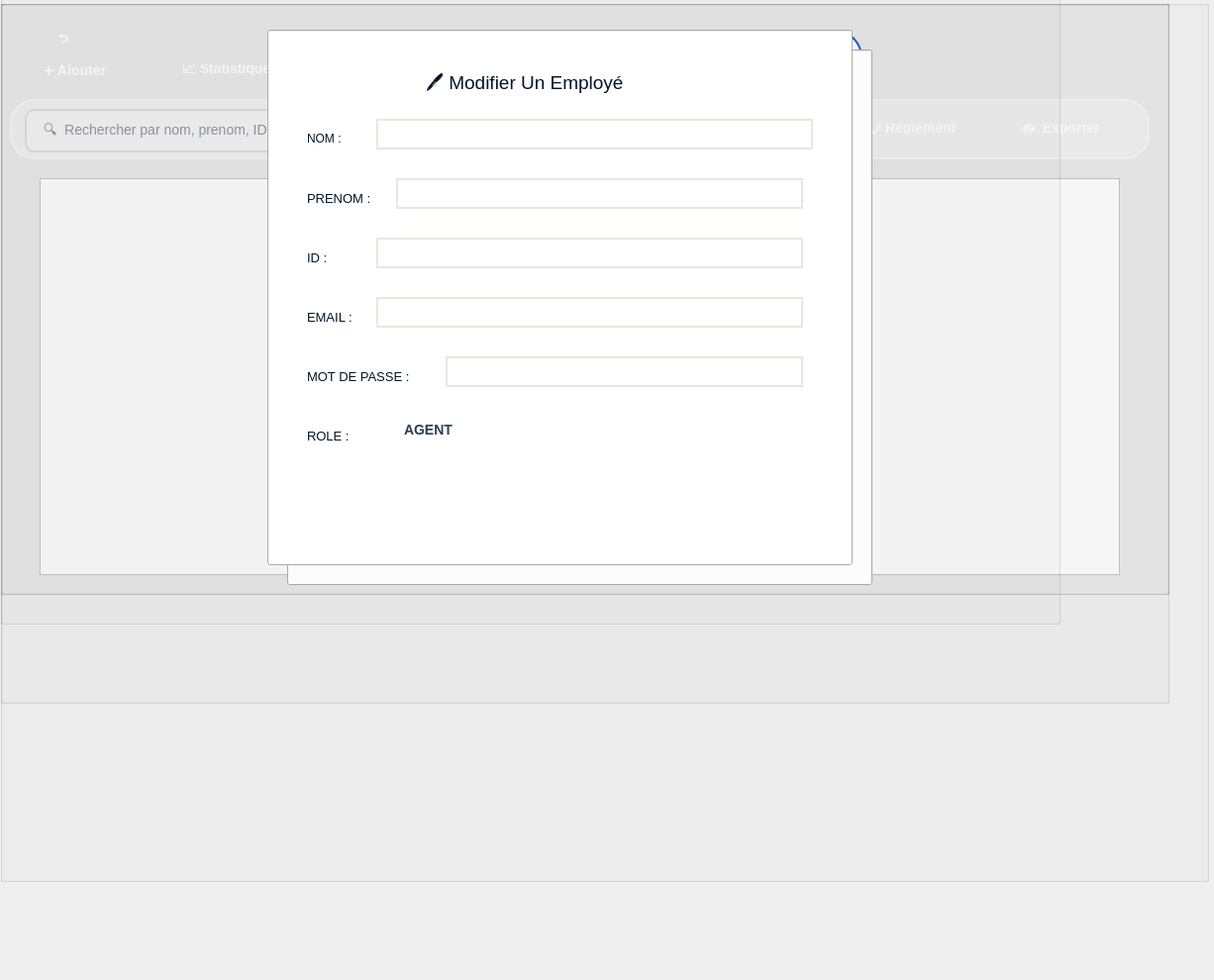
<?xml version="1.0" encoding="UTF-8"?>
<ui version="4.0">
 <class>EmployesPage</class>
 <widget class="QWidget" name="EmployesPage">
  <property name="geometry">
   <rect>
    <x>0</x>
    <y>0</y>
    <width>1226</width>
    <height>990</height>
   </rect>
  </property>
  <property name="styleSheet">
   <string notr="true"/>
  </property>
  <widget class="QGroupBox" name="employee">
   <property name="geometry">
    <rect>
     <x>0</x>
     <y>0</y>
     <width>1181</width>
     <height>711</height>
    </rect>
   </property>
   <property name="title">
    <string/>
   </property>
   <widget class="QTableView" name="tableView">
    <property name="geometry">
     <rect>
      <x>40</x>
      <y>180</y>
      <width>1091</width>
      <height>401</height>
     </rect>
    </property>
    <property name="styleSheet">
     <string notr="true">    background-color: white;
  color :black;</string>
    </property>
   </widget>
   <widget class="QPushButton" name="ajouter">
    <property name="geometry">
     <rect>
      <x>10</x>
      <y>50</y>
      <width>131</width>
      <height>41</height>
     </rect>
    </property>
    <property name="styleSheet">
     <string notr="true">QPushButton {
    background: qlineargradient(
        x1:0, y1:0, x2:1, y2:0,
        stop:0 #1565C0,
        stop:0.5 #2196F3,
        stop:1 #64B5F6
    );
    color: white;
    border: none;
    border-radius: 20px;
    padding: 15px;
    font-size: 14px;
    font-weight: bold;
    text-transform: uppercase;
}
QPushButton:hover {
    background: qlineargradient(
        x1:0, y1:0, x2:1, y2:0,
        stop:0 #1E88E5,
        stop:0.5 #42A5F5,
        stop:1 #90CAF9
    );
}

/* PRESSED */
QPushButton:pressed {
    background: #1565C0;
}
</string>
    </property>
    <property name="text">
     <string>➕ Ajouter</string>
    </property>
   </widget>
   <widget class="QPushButton" name="statistique">
    <property name="geometry">
     <rect>
      <x>150</x>
      <y>50</y>
      <width>161</width>
      <height>41</height>
     </rect>
    </property>
    <property name="font">
     <font>
      <pointsize>-1</pointsize>
      <bold>true</bold>
     </font>
    </property>
    <property name="styleSheet">
     <string notr="true">QPushButton {
    background: qlineargradient(
        x1:0, y1:0, x2:1, y2:0,
        stop:0 #1565C0,
        stop:0.5 #2196F3,
        stop:1 #64B5F6
    );
    color: white;
    border: none;
    border-radius: 20px;
    padding: 15px;
    font-size: 14px;
    font-weight: bold;
    text-transform: uppercase;
}
QPushButton:hover {
    background: qlineargradient(
        x1:0, y1:0, x2:1, y2:0,
        stop:0 #1E88E5,
        stop:0.5 #42A5F5,
        stop:1 #90CAF9
    );
}

/* PRESSED */
QPushButton:pressed {
    background: #1565C0;
}
</string>
    </property>
    <property name="text">
     <string>📈 Statistique </string>
    </property>
   </widget>
   <widget class="QLineEdit" name="lineEdit">
    <property name="geometry">
     <rect>
      <x>10</x>
      <y>100</y>
      <width>1151</width>
      <height>61</height>
     </rect>
    </property>
    <property name="styleSheet">
     <string notr="true">QLineEdit {
    background-color: rgba(255, 255, 255, 0.3);  /* Blanc 30% transparent */
    color: #2c3e50;
    border: 2px solid rgba(255, 255, 255, 0.5);
    border-radius: 25px;  /* Forme ovale */
    padding: 12px 25px;
    font-size: 14px;
}

QLineEdit:focus {
    background-color: rgba(255, 255, 255, 0.5);
    border: 2px solid white;
}

QLineEdit::placeholder {
    color: rgba(100, 100, 100, 0.7);
}</string>
    </property>
   </widget>
   <widget class="QLineEdit" name="searchBar_2">
    <property name="geometry">
     <rect>
      <x>25</x>
      <y>110</y>
      <width>545</width>
      <height>44</height>
     </rect>
    </property>
    <property name="minimumSize">
     <size>
      <width>0</width>
      <height>44</height>
     </size>
    </property>
    <property name="styleSheet">
     <string notr="true">QLineEdit {
    background-color: #F5F5F5;
    color: #2c3e50;
    border: 2px solid #E0E0E0;
    border-radius: 10px;
    padding: 10px 15px;
    font-size: 14px;
}

QLineEdit:focus {
    background-color: #FAFAFA;
    border: 2px solid #29B6F6;
}</string>
    </property>
    <property name="text">
     <string/>
    </property>
    <property name="placeholderText">
     <string>🔍  Rechercher par nom, prenom, IDEMPLOYE, role, mail...</string>
    </property>
   </widget>
   <widget class="QComboBox" name="comboTrier">
    <property name="geometry">
     <rect>
      <x>695</x>
      <y>110</y>
      <width>140</width>
      <height>36</height>
     </rect>
    </property>
    <property name="minimumSize">
     <size>
      <width>144</width>
      <height>36</height>
     </size>
    </property>
    <property name="styleSheet">
     <string notr="true">QComboBox {
    background: qlineargradient(
        x1:0, y1:0, x2:1, y2:0,
        stop:0 #B3E5FC,
        stop:0.5 #81D4FA,
        stop:1 #4FC3F7
    );
    color: #2c3e50;
    border: none;
    border-radius: 8px;
    padding: 8px;
    font-size: 14px;
    font-weight: bold;
}

QComboBox:hover {
    background: qlineargradient(
        x1:0, y1:0, x2:1, y2:0,
        stop:0 #81D4FA,
        stop:0.5 #4FC3F7,
        stop:1 #29B6F6
    );
}

QComboBox::drop-down {
    border: none;
    width: 30px;
    background: transparent;
}

QComboBox QAbstractItemView {
    background-color: white;
    color: #2c3e50;
    selection-background-color: #81D4FA;
    selection-color: #2c3e50;
    border: 2px solid #81D4FA;
}</string>
    </property>
    <item>
     <property name="text">
      <string>Nom</string>
     </property>
    </item>
    <item>
     <property name="text">
      <string>Rôle</string>
     </property>
    </item>
    <item>
     <property name="text">
      <string>PRENOM</string>
     </property>
    </item>
    <item>
     <property name="text">
      <string>IDEMPLOYE</string>
     </property>
    </item>
   </widget>
   <widget class="QPushButton" name="reglementBtn">
    <property name="geometry">
     <rect>
      <x>850</x>
      <y>110</y>
      <width>141</width>
      <height>41</height>
     </rect>
    </property>
    <property name="styleSheet">
     <string notr="true">QPushButton {
    background: qlineargradient(
        x1:0, y1:0, x2:1, y2:0,
        stop:0 #1565C0,
        stop:0.5 #2196F3,
        stop:1 #64B5F6
    );
    color: white;
    border: none;
    border-radius: 20px;
    padding: 15px;
    font-size: 14px;
    font-weight: bold;
    text-transform: uppercase;

}
QPushButton:hover {
    background: qlineargradient(
        x1:0, y1:0, x2:1, y2:0,
        stop:0 #1E88E5,
        stop:0.5 #42A5F5,
        stop:1 #90CAF9
    );
}

/* PRESSED */
QPushButton:pressed {
    background: #1565C0;
}
</string>
    </property>
    <property name="text">
     <string>📋 Règlement</string>
    </property>
   </widget>
   <widget class="QPushButton" name="affichage_3">
    <property name="geometry">
     <rect>
      <x>1000</x>
      <y>110</y>
      <width>141</width>
      <height>41</height>
     </rect>
    </property>
    <property name="styleSheet">
     <string notr="true">QPushButton {
    background: qlineargradient(
        x1:0, y1:0, x2:1, y2:0,
        stop:0 #1565C0,
        stop:0.5 #2196F3,
        stop:1 #64B5F6
    );
    color: white;
    border: none;
    border-radius: 20px;
    padding: 15px;
    font-size: 14px;
    font-weight: bold;
    text-transform: uppercase;

}
QPushButton:hover {
    background: qlineargradient(
        x1:0, y1:0, x2:1, y2:0,
        stop:0 #1E88E5,
        stop:0.5 #42A5F5,
        stop:1 #90CAF9
    );
}

/* PRESSED */
QPushButton:pressed {
    background: #1565C0;
}
</string>
    </property>
    <property name="text">
     <string>📥  Exporter</string>
    </property>
   </widget>
   <widget class="QLabel" name="label_13">
    <property name="geometry">
     <rect>
      <x>575</x>
      <y>120</y>
      <width>101</width>
      <height>20</height>
     </rect>
    </property>
    <property name="font">
     <font>
      <pointsize>12</pointsize>
     </font>
    </property>
    <property name="styleSheet">
     <string notr="true">color: rgb(0, 21, 39);</string>
    </property>
    <property name="text">
     <string>Trier Par :</string>
    </property>
   </widget>
  </widget>
  <widget class="QGroupBox" name="GPAJOUT">
   <property name="geometry">
    <rect>
     <x>0</x>
     <y>0</y>
     <width>1181</width>
     <height>601</height>
    </rect>
   </property>
   <property name="title">
    <string/>
   </property>
   <widget class="QLineEdit" name="lineEdit_6">
    <property name="geometry">
     <rect>
      <x>280</x>
      <y>30</y>
      <width>591</width>
      <height>541</height>
     </rect>
    </property>
    <property name="styleSheet">
     <string notr="true">background: qlineargradient(
    x1:0,y1:0,x2:1,y2:1,
    stop:0 rgba(20,110,190,210),     /* bleu océan */
    stop:0.5 rgba(70,170,220,210),  /* bleu ciel */
    stop:1 rgba(140,220,240,210)   /* cyan clair */
);

border-radius: 28px;
padding: 3px;
border: 2px solid #0066CC;
</string>
    </property>
   </widget>
   <widget class="QLineEdit" name="lineEdit_8">
    <property name="geometry">
     <rect>
      <x>410</x>
      <y>190</y>
      <width>401</width>
      <height>31</height>
     </rect>
    </property>
    <property name="styleSheet">
     <string notr="true">border: 2px solid #EAE6DD;
border-radius: 30px;  /* Augmentez cette valeur */
background-color: white;
color: black;</string>
    </property>
   </widget>
   <widget class="QLineEdit" name="lineEdit_9">
    <property name="geometry">
     <rect>
      <x>390</x>
      <y>250</y>
      <width>401</width>
      <height>31</height>
     </rect>
    </property>
    <property name="styleSheet">
     <string notr="true">border: 2px solid #EAE6DD;
border-radius: 30px;  /* Augmentez cette valeur */
background-color: white;
color: black;</string>
    </property>
   </widget>
   <widget class="QLineEdit" name="lineEdit_11">
    <property name="geometry">
     <rect>
      <x>450</x>
      <y>370</y>
      <width>351</width>
      <height>31</height>
     </rect>
    </property>
    <property name="styleSheet">
     <string notr="true">border: 2px solid #EAE6DD;
border-radius: 30px;  /* Augmentez cette valeur */
background-color: white;
color: black;</string>
    </property>
   </widget>
   <widget class="QLineEdit" name="lineEdit_12">
    <property name="geometry">
     <rect>
      <x>390</x>
      <y>310</y>
      <width>401</width>
      <height>31</height>
     </rect>
    </property>
    <property name="styleSheet">
     <string notr="true">border: 2px solid #EAE6DD;
border-radius: 30px;  /* Augmentez cette valeur */
background-color: white;
color: black;</string>
    </property>
   </widget>
   <widget class="QLabel" name="label_7">
    <property name="geometry">
     <rect>
      <x>320</x>
      <y>140</y>
      <width>63</width>
      <height>20</height>
     </rect>
    </property>
    <property name="font">
     <font>
      <pointsize>10</pointsize>
     </font>
    </property>
    <property name="styleSheet">
     <string notr="true"> color:rgb(0, 21, 39)</string>
    </property>
    <property name="text">
     <string>NOM :</string>
    </property>
   </widget>
   <widget class="QLabel" name="label_8">
    <property name="geometry">
     <rect>
      <x>320</x>
      <y>200</y>
      <width>91</width>
      <height>20</height>
     </rect>
    </property>
    <property name="font">
     <font>
      <pointsize>10</pointsize>
     </font>
    </property>
    <property name="styleSheet">
     <string notr="true">color: rgb(0, 21, 39);</string>
    </property>
    <property name="text">
     <string>PRENOM :</string>
    </property>
   </widget>
   <widget class="QLabel" name="label_2">
    <property name="geometry">
     <rect>
      <x>320</x>
      <y>260</y>
      <width>63</width>
      <height>20</height>
     </rect>
    </property>
    <property name="font">
     <font>
      <pointsize>10</pointsize>
     </font>
    </property>
    <property name="styleSheet">
     <string notr="true">color: rgb(0, 21, 39);</string>
    </property>
    <property name="text">
     <string>ID :</string>
    </property>
   </widget>
   <widget class="QLabel" name="label_9">
    <property name="geometry">
     <rect>
      <x>370</x>
      <y>430</y>
      <width>63</width>
      <height>20</height>
     </rect>
    </property>
    <property name="font">
     <font>
      <pointsize>10</pointsize>
     </font>
    </property>
    <property name="styleSheet">
     <string notr="true">color: rgb(0, 21, 39);</string>
    </property>
    <property name="text">
     <string>ROLE :</string>
    </property>
   </widget>
   <widget class="QLabel" name="label_10">
    <property name="geometry">
     <rect>
      <x>320</x>
      <y>320</y>
      <width>63</width>
      <height>20</height>
     </rect>
    </property>
    <property name="font">
     <font>
      <pointsize>10</pointsize>
     </font>
    </property>
    <property name="styleSheet">
     <string notr="true">color: rgb(0, 21, 39);</string>
    </property>
    <property name="text">
     <string>EMAIL :</string>
    </property>
   </widget>
   <widget class="QLabel" name="label_18">
    <property name="geometry">
     <rect>
      <x>320</x>
      <y>380</y>
      <width>131</width>
      <height>20</height>
     </rect>
    </property>
    <property name="font">
     <font>
      <pointsize>10</pointsize>
     </font>
    </property>
    <property name="styleSheet">
     <string notr="true">color: rgb(0, 21, 39);</string>
    </property>
    <property name="text">
     <string>MOT DE PASSE :</string>
    </property>
   </widget>
   <widget class="QComboBox" name="comboBox_3">
    <property name="geometry">
     <rect>
      <x>440</x>
      <y>420</y>
      <width>351</width>
      <height>28</height>
     </rect>
    </property>
    <property name="styleSheet">
     <string notr="true">QComboBox {
    background: qlineargradient(
        x1:0, y1:0, x2:1, y2:0,
        stop:0 #B3E5FC,
        stop:0.5 #81D4FA,
        stop:1 #4FC3F7
    );
    color: #2c3e50;
    border: none;
    border-radius: 8px;
    padding: 8px;
    font-size: 14px;
    font-weight: bold;
}


QComboBox:hover {
    background: qlineargradient(
        x1:0, y1:0, x2:1, y2:0,
        stop:0 #81D4FA,
        stop:0.5 #4FC3F7,
        stop:1 #29B6F6
    );
}

QComboBox::drop-down {
    border: none;
    width: 30px;
    background: transparent;
}

QComboBox QAbstractItemView {
    background-color: white;
    color: #2c3e50;
    selection-background-color: #81D4FA;
    selection-color: #2c3e50;
    border: 2px solid #81D4FA;
}</string>
    </property>
    <item>
     <property name="text">
      <string>AGENT</string>
     </property>
    </item>
    <item>
     <property name="text">
      <string>ADMIN</string>
     </property>
    </item>
    <item>
     <property name="text">
      <string>RH</string>
     </property>
    </item>
    <item>
     <property name="text">
      <string>CHAUFFEUR CAMION</string>
     </property>
    </item>
    <item>
     <property name="text">
      <string>PECHEUR</string>
     </property>
    </item>
   </widget>
   <widget class="QPushButton" name="ajouterr">
    <property name="geometry">
     <rect>
      <x>550</x>
      <y>510</y>
      <width>141</width>
      <height>41</height>
     </rect>
    </property>
    <property name="styleSheet">
     <string notr="true">QPushButton {
    background: qlineargradient(
        x1:0, y1:0, x2:1, y2:0,
        stop:0 #1976D2,
        stop:1 #00ACC1
    );
    color: white;
    border: none;
    border-radius: 20px;
    padding: 12px 35px;
    font-weight: bold;
}

/* HOVER */
QPushButton:hover {
    background: qlineargradient(
        x1:0, y1:0, x2:1, y2:0,
        stop:0 #1E88E5,
        stop:1 #26C6DA
    );
}

/* PRESSED */
QPushButton:pressed {
    background: qlineargradient(
        x1:0, y1:0, x2:1, y2:0,
        stop:0 #1565C0,
        stop:1 #0097A7
    );
}
</string>
    </property>
    <property name="text">
     <string>Ajouter</string>
    </property>
   </widget>
   <widget class="QPushButton" name="annuler">
    <property name="geometry">
     <rect>
      <x>700</x>
      <y>510</y>
      <width>151</width>
      <height>41</height>
     </rect>
    </property>
    <property name="styleSheet">
     <string notr="true">QPushButton {
    background: qlineargradient(
        x1:0, y1:0, x2:1, y2:0,
        stop:0 #1976D2,
        stop:1 #00ACC1
    );
    color: white;
    border: none;
    border-radius: 20px;
    padding: 12px 35px;
    font-weight: bold;
}

/* HOVER */
QPushButton:hover {
    background: qlineargradient(
        x1:0, y1:0, x2:1, y2:0,
        stop:0 #1E88E5,
        stop:1 #26C6DA
    );
}

/* PRESSED */
QPushButton:pressed {
    background: qlineargradient(
        x1:0, y1:0, x2:1, y2:0,
        stop:0 #1565C0,
        stop:1 #0097A7
    );
}
</string>
    </property>
    <property name="text">
     <string>Annuler</string>
    </property>
   </widget>
   <widget class="QLabel" name="label_19">
    <property name="geometry">
     <rect>
      <x>440</x>
      <y>70</y>
      <width>301</width>
      <height>31</height>
     </rect>
    </property>
    <property name="font">
     <font>
      <family>Nirmala Text</family>
      <pointsize>16</pointsize>
     </font>
    </property>
    <property name="styleSheet">
     <string notr="true">color: rgb(0, 21, 39);</string>
    </property>
    <property name="text">
     <string>➕  Ajouter Un Employé</string>
    </property>
   </widget>
   <widget class="QLineEdit" name="lineEdit_10">
    <property name="geometry">
     <rect>
      <x>410</x>
      <y>130</y>
      <width>401</width>
      <height>31</height>
     </rect>
    </property>
    <property name="styleSheet">
     <string notr="true">border: 2px solid #EAE6DD;
border-radius: 30px;  /* Augmentez cette valeur */
background-color: white;
color: black;</string>
    </property>
   </widget>
   <widget class="QPushButton" name="rt1">
    <property name="geometry">
     <rect>
      <x>450</x>
      <y>510</y>
      <width>91</width>
      <height>41</height>
     </rect>
    </property>
    <property name="styleSheet">
     <string notr="true">QPushButton {
    background: qlineargradient(
        x1:0, y1:0, x2:1, y2:0,
        stop:0 #1976D2,
        stop:1 #00ACC1
    );
    color: white;
    border: none;
    border-radius: 20px;
    padding: 12px 35px;
    font-weight: bold;
}

/* HOVER */
QPushButton:hover {
    background: qlineargradient(
        x1:0, y1:0, x2:1, y2:0,
        stop:0 #1E88E5,
        stop:1 #26C6DA
    );
}

/* PRESSED */
QPushButton:pressed {
    background: qlineargradient(
        x1:0, y1:0, x2:1, y2:0,
        stop:0 #1565C0,
        stop:1 #0097A7
    );
}
</string>
    </property>
    <property name="text">
     <string>⮌ </string>
    </property>
   </widget>
  </widget>
  <widget class="QGroupBox" name="gpmod">
   <property name="geometry">
    <rect>
     <x>0</x>
     <y>0</y>
     <width>1181</width>
     <height>601</height>
    </rect>
   </property>
   <property name="title">
    <string/>
   </property>
   <widget class="QLineEdit" name="lineEdit_13">
    <property name="geometry">
     <rect>
      <x>270</x>
      <y>30</y>
      <width>591</width>
      <height>541</height>
     </rect>
    </property>
    <property name="styleSheet">
     <string notr="true">background: qlineargradient(
    x1:0,y1:0,x2:1,y2:1,
    stop:0 rgba(20,110,190,210),     /* bleu océan */
    stop:0.5 rgba(70,170,220,210),  /* bleu ciel */
    stop:1 rgba(140,220,240,210)   /* cyan clair */
);

border-radius: 28px;
padding: 3px;
border: 2px solid  #0066CC;
QLineEdit {
    color: black;
}
</string>
    </property>
   </widget>
   <widget class="QLineEdit" name="lineEdit_14">
    <property name="geometry">
     <rect>
      <x>380</x>
      <y>120</y>
      <width>441</width>
      <height>31</height>
     </rect>
    </property>
    <property name="styleSheet">
     <string notr="true">border: 2px solid #EAE6DD;
border-radius: 30px;  /* Augmentez cette valeur */
background-color: white;
color: black;</string>
    </property>
   </widget>
   <widget class="QLabel" name="label">
    <property name="geometry">
     <rect>
      <x>310</x>
      <y>130</y>
      <width>63</width>
      <height>20</height>
     </rect>
    </property>
    <property name="styleSheet">
     <string notr="true">color: rgb(0, 21, 39);</string>
    </property>
    <property name="text">
     <string>NOM :</string>
    </property>
   </widget>
   <widget class="QLineEdit" name="lineEdit_15">
    <property name="geometry">
     <rect>
      <x>400</x>
      <y>180</y>
      <width>411</width>
      <height>31</height>
     </rect>
    </property>
    <property name="styleSheet">
     <string notr="true">border: 2px solid #EAE6DD;
border-radius: 30px;  /* Augmentez cette valeur */
background-color: white;
color: black;</string>
    </property>
   </widget>
   <widget class="QLabel" name="label_3">
    <property name="geometry">
     <rect>
      <x>310</x>
      <y>190</y>
      <width>101</width>
      <height>20</height>
     </rect>
    </property>
    <property name="font">
     <font>
      <pointsize>10</pointsize>
     </font>
    </property>
    <property name="styleSheet">
     <string notr="true">color: rgb(0, 21, 39);</string>
    </property>
    <property name="text">
     <string>PRENOM :</string>
    </property>
   </widget>
   <widget class="QLineEdit" name="lineEdit_16">
    <property name="geometry">
     <rect>
      <x>380</x>
      <y>240</y>
      <width>431</width>
      <height>31</height>
     </rect>
    </property>
    <property name="styleSheet">
     <string notr="true">border: 2px solid #EAE6DD;
border-radius: 30px;  /* Augmentez cette valeur */
background-color: white;
color: black;</string>
    </property>
    <property name="readOnly">
     <bool>true</bool>
    </property>
   </widget>
   <widget class="QLabel" name="label_4">
    <property name="geometry">
     <rect>
      <x>310</x>
      <y>250</y>
      <width>63</width>
      <height>20</height>
     </rect>
    </property>
    <property name="font">
     <font>
      <pointsize>10</pointsize>
     </font>
    </property>
    <property name="styleSheet">
     <string notr="true">color: rgb(0, 21, 39);</string>
    </property>
    <property name="text">
     <string>ID :</string>
    </property>
   </widget>
   <widget class="QLineEdit" name="lineEdit_17">
    <property name="geometry">
     <rect>
      <x>380</x>
      <y>300</y>
      <width>431</width>
      <height>31</height>
     </rect>
    </property>
    <property name="styleSheet">
     <string notr="true">border: 2px solid #EAE6DD;
border-radius: 30px;  /* Augmentez cette valeur */
background-color: white;
color: black;</string>
    </property>
   </widget>
   <widget class="QLabel" name="label_5">
    <property name="geometry">
     <rect>
      <x>310</x>
      <y>430</y>
      <width>63</width>
      <height>20</height>
     </rect>
    </property>
    <property name="font">
     <font>
      <pointsize>10</pointsize>
     </font>
    </property>
    <property name="styleSheet">
     <string notr="true">color: rgb(0, 21, 39);</string>
    </property>
    <property name="text">
     <string>ROLE :</string>
    </property>
   </widget>
   <widget class="QLineEdit" name="lineEdit_18">
    <property name="geometry">
     <rect>
      <x>450</x>
      <y>360</y>
      <width>361</width>
      <height>31</height>
     </rect>
    </property>
    <property name="styleSheet">
     <string notr="true">border: 2px solid #EAE6DD;
border-radius: 30px;  /* Augmentez cette valeur */
background-color: white;
color: black;</string>
    </property>
   </widget>
   <widget class="QLabel" name="label_6">
    <property name="geometry">
     <rect>
      <x>310</x>
      <y>310</y>
      <width>63</width>
      <height>20</height>
     </rect>
    </property>
    <property name="font">
     <font>
      <pointsize>10</pointsize>
     </font>
    </property>
    <property name="styleSheet">
     <string notr="true">color: rgb(0, 21, 39);</string>
    </property>
    <property name="text">
     <string>EMAIL :</string>
    </property>
   </widget>
   <widget class="QLabel" name="label_11">
    <property name="geometry">
     <rect>
      <x>310</x>
      <y>370</y>
      <width>131</width>
      <height>20</height>
     </rect>
    </property>
    <property name="font">
     <font>
      <pointsize>10</pointsize>
     </font>
    </property>
    <property name="styleSheet">
     <string notr="true">color: rgb(0, 21, 39);</string>
    </property>
    <property name="text">
     <string>MOT DE PASSE :</string>
    </property>
   </widget>
   <widget class="QComboBox" name="comboBox_4">
    <property name="geometry">
     <rect>
      <x>400</x>
      <y>420</y>
      <width>411</width>
      <height>28</height>
     </rect>
    </property>
    <property name="styleSheet">
     <string notr="true">QComboBox {
    background: qlineargradient(
        x1:0, y1:0, x2:1, y2:0,
        stop:0 #B3E5FC,
        stop:0.5 #81D4FA,
        stop:1 #4FC3F7
    );
    color: #2c3e50;
    border: none;
    border-radius: 8px;
    padding: 8px;
    font-size: 14px;
    font-weight: bold;
}

QComboBox:hover {
    background: qlineargradient(
        x1:0, y1:0, x2:1, y2:0,
        stop:0 #81D4FA,
        stop:0.5 #4FC3F7,
        stop:1 #29B6F6
    );
}

QComboBox::drop-down {
    border: none;
    width: 30px;
    background: transparent;
}

QComboBox QAbstractItemView {
    background-color: white;
    color: #2c3e50;
    selection-background-color: #81D4FA;
    selection-color: #2c3e50;
    border: 2px solid #81D4FA;
}</string>
    </property>
    <item>
     <property name="text">
      <string>AGENT</string>
     </property>
    </item>
    <item>
     <property name="text">
      <string>ADMIN</string>
     </property>
    </item>
    <item>
     <property name="text">
      <string>RH</string>
     </property>
    </item>
    <item>
     <property name="text">
      <string>CHAUFFEUR CAMION</string>
     </property>
    </item>
    <item>
     <property name="text">
      <string>PECHEUR</string>
     </property>
    </item>
   </widget>
   <widget class="QLabel" name="label_12">
    <property name="geometry">
     <rect>
      <x>430</x>
      <y>70</y>
      <width>271</width>
      <height>31</height>
     </rect>
    </property>
    <property name="font">
     <font>
      <pointsize>14</pointsize>
     </font>
    </property>
    <property name="styleSheet">
     <string notr="true">color: rgb(0, 21, 39);</string>
    </property>
    <property name="text">
     <string>🖊️ Modifier Un Employé</string>
    </property>
   </widget>
   <widget class="QPushButton" name="ajouterr_2">
    <property name="geometry">
     <rect>
      <x>570</x>
      <y>500</y>
      <width>131</width>
      <height>41</height>
     </rect>
    </property>
    <property name="styleSheet">
     <string notr="true">QPushButton {
    background: qlineargradient(
        x1:0, y1:0, x2:1, y2:0,
        stop:0 #1976D2,
        stop:1 #00ACC1
    );
    color: white;
    border: none;
    border-radius: 20px;
    padding: 12px 35px;
    font-weight: bold;
}

/* HOVER */
QPushButton:hover {
    background: qlineargradient(
        x1:0, y1:0, x2:1, y2:0,
        stop:0 #1E88E5,
        stop:1 #26C6DA
    );
}

/* PRESSED */
QPushButton:pressed {
    background: qlineargradient(
        x1:0, y1:0, x2:1, y2:0,
        stop:0 #1565C0,
        stop:1 #0097A7
    );
}
</string>
    </property>
    <property name="text">
     <string>Modifier</string>
    </property>
   </widget>
   <widget class="QPushButton" name="ajouterr_3">
    <property name="geometry">
     <rect>
      <x>710</x>
      <y>500</y>
      <width>131</width>
      <height>41</height>
     </rect>
    </property>
    <property name="styleSheet">
     <string notr="true">QPushButton {
    background: qlineargradient(
        x1:0, y1:0, x2:1, y2:0,
        stop:0 #1976D2,
        stop:1 #00ACC1
    );
    color: white;
    border: none;
    border-radius: 20px;
    padding: 12px 35px;
    font-weight: bold;
}

/* HOVER */
QPushButton:hover {
    background: qlineargradient(
        x1:0, y1:0, x2:1, y2:0,
        stop:0 #1E88E5,
        stop:1 #26C6DA
    );
}

/* PRESSED */
QPushButton:pressed {
    background: qlineargradient(
        x1:0, y1:0, x2:1, y2:0,
        stop:0 #1565C0,
        stop:1 #0097A7
    );
}
</string>
    </property>
    <property name="text">
     <string>Annuler</string>
    </property>
   </widget>
   <widget class="QPushButton" name="rt1_2">
    <property name="geometry">
     <rect>
      <x>470</x>
      <y>500</y>
      <width>91</width>
      <height>41</height>
     </rect>
    </property>
    <property name="styleSheet">
     <string notr="true">QPushButton {
    background: qlineargradient(
        x1:0, y1:0, x2:1, y2:0,
        stop:0 #1976D2,
        stop:1 #00ACC1
    );
    color: white;
    border: none;
    border-radius: 20px;
    padding: 12px 35px;
    font-weight: bold;
}

/* HOVER */
QPushButton:hover {
    background: qlineargradient(
        x1:0, y1:0, x2:1, y2:0,
        stop:0 #1E88E5,
        stop:1 #26C6DA
    );
}

/* PRESSED */
QPushButton:pressed {
    background: qlineargradient(
        x1:0, y1:0, x2:1, y2:0,
        stop:0 #1565C0,
        stop:1 #0097A7
    );
}
</string>
    </property>
    <property name="text">
     <string>⮌ </string>
    </property>
   </widget>
  </widget>
  <widget class="QGroupBox" name="gpst">
   <property name="geometry">
    <rect>
     <x>0</x>
     <y>-140</y>
     <width>1071</width>
     <height>771</height>
    </rect>
   </property>
   <property name="styleSheet">
    <string notr="true">background-image: url(:/assets/assets/img/sta.png);</string>
   </property>
   <property name="title">
    <string/>
   </property>
   <widget class="QPushButton" name="rt1_3">
    <property name="geometry">
     <rect>
      <x>20</x>
      <y>160</y>
      <width>91</width>
      <height>41</height>
     </rect>
    </property>
    <property name="styleSheet">
     <string notr="true">QPushButton {
    background: qlineargradient(
        x1:0, y1:0, x2:1, y2:0,
        stop:0 #1976D2,
        stop:1 #00ACC1
    );
    color: white;
    border: none;
    border-radius: 20px;
    padding: 12px 35px;
    font-weight: bold;
}

/* HOVER */
QPushButton:hover {
    background: qlineargradient(
        x1:0, y1:0, x2:1, y2:0,
        stop:0 #1E88E5,
        stop:1 #26C6DA
    );
}

/* PRESSED */
QPushButton:pressed {
    background: qlineargradient(
        x1:0, y1:0, x2:1, y2:0,
        stop:0 #1565C0,
        stop:1 #0097A7
    );
}
</string>
    </property>
    <property name="text">
     <string>⮌ </string>
    </property>
   </widget>
  </widget>
  <widget class="QGroupBox" name="gpinf">
   <property name="geometry">
    <rect>
     <x>0</x>
     <y>0</y>
     <width>1221</width>
     <height>891</height>
    </rect>
   </property>
   <property name="title">
    <string/>
   </property>
   <widget class="QLineEdit" name="lineEdit_19">
    <property name="geometry">
     <rect>
      <x>290</x>
      <y>50</y>
      <width>591</width>
      <height>541</height>
     </rect>
    </property>
    <property name="styleSheet">
     <string notr="true">background: qlineargradient(
    x1:0,y1:0,x2:1,y2:1,
    stop:0 rgba(20,110,190,210),     /* bleu océan */
    stop:0.5 rgba(70,170,220,210),  /* bleu ciel */
    stop:1 rgba(140,220,240,210)   /* cyan clair */
);

border-radius: 28px;
padding: 3px;
border: 2px solid  #0066CC;
QLineEdit {
    color: black;
}
</string>
    </property>
   </widget>
   <widget class="QLabel" name="label_22">
    <property name="geometry">
     <rect>
      <x>430</x>
      <y>100</y>
      <width>311</width>
      <height>31</height>
     </rect>
    </property>
    <property name="font">
     <font>
      <pointsize>16</pointsize>
     </font>
    </property>
    <property name="styleSheet">
     <string notr="true"> color:rgb(0, 21, 39)</string>
    </property>
    <property name="text">
     <string>ℹ️ Account Information</string>
    </property>
   </widget>
   <widget class="QLabel" name="label_21">
    <property name="geometry">
     <rect>
      <x>320</x>
      <y>190</y>
      <width>63</width>
      <height>20</height>
     </rect>
    </property>
    <property name="font">
     <font>
      <pointsize>10</pointsize>
     </font>
    </property>
    <property name="styleSheet">
     <string notr="true"> color:rgb(0, 21, 39)</string>
    </property>
    <property name="text">
     <string>ID :</string>
    </property>
   </widget>
   <widget class="QLabel" name="label_14">
    <property name="geometry">
     <rect>
      <x>320</x>
      <y>240</y>
      <width>63</width>
      <height>20</height>
     </rect>
    </property>
    <property name="font">
     <font>
      <pointsize>10</pointsize>
     </font>
    </property>
    <property name="styleSheet">
     <string notr="true"> color:rgb(0, 21, 39)</string>
    </property>
    <property name="text">
     <string>NOM :</string>
    </property>
   </widget>
   <widget class="QLabel" name="label_15">
    <property name="geometry">
     <rect>
      <x>320</x>
      <y>290</y>
      <width>111</width>
      <height>20</height>
     </rect>
    </property>
    <property name="font">
     <font>
      <pointsize>10</pointsize>
     </font>
    </property>
    <property name="styleSheet">
     <string notr="true"> color:rgb(0, 21, 39)</string>
    </property>
    <property name="text">
     <string>Prenom :</string>
    </property>
   </widget>
   <widget class="QLabel" name="label_16">
    <property name="geometry">
     <rect>
      <x>320</x>
      <y>340</y>
      <width>111</width>
      <height>20</height>
     </rect>
    </property>
    <property name="font">
     <font>
      <pointsize>10</pointsize>
     </font>
    </property>
    <property name="styleSheet">
     <string notr="true"> color:rgb(0, 21, 39)</string>
    </property>
    <property name="text">
     <string>Email :</string>
    </property>
   </widget>
   <widget class="QLabel" name="label_20">
    <property name="geometry">
     <rect>
      <x>320</x>
      <y>390</y>
      <width>121</width>
      <height>20</height>
     </rect>
    </property>
    <property name="font">
     <font>
      <pointsize>10</pointsize>
     </font>
    </property>
    <property name="styleSheet">
     <string notr="true"> color:rgb(0, 21, 39)</string>
    </property>
    <property name="text">
     <string>Role :</string>
    </property>
   </widget>
   <widget class="QLabel" name="label_17">
    <property name="geometry">
     <rect>
      <x>320</x>
      <y>440</y>
      <width>121</width>
      <height>20</height>
     </rect>
    </property>
    <property name="font">
     <font>
      <pointsize>10</pointsize>
     </font>
    </property>
    <property name="styleSheet">
     <string notr="true"> color:rgb(0, 21, 39)</string>
    </property>
    <property name="text">
     <string>Mot De Passe  :</string>
    </property>
   </widget>
   <widget class="QLineEdit" name="lineEdit_24">
    <property name="geometry">
     <rect>
      <x>410</x>
      <y>180</y>
      <width>401</width>
      <height>31</height>
     </rect>
    </property>
    <property name="styleSheet">
     <string notr="true">border: 2px solid #EAE6DD;
border-radius: 30px;  /* Augmentez cette valeur */
background-color: white;
color: black;</string>
    </property>
   </widget>
   <widget class="QLineEdit" name="lineEdit_20">
    <property name="geometry">
     <rect>
      <x>410</x>
      <y>230</y>
      <width>401</width>
      <height>31</height>
     </rect>
    </property>
    <property name="styleSheet">
     <string notr="true">border: 2px solid #EAE6DD;
border-radius: 30px;  /* Augmentez cette valeur */
background-color: white;
color: black;</string>
    </property>
   </widget>
   <widget class="QLineEdit" name="lineEdit_21">
    <property name="geometry">
     <rect>
      <x>410</x>
      <y>280</y>
      <width>401</width>
      <height>31</height>
     </rect>
    </property>
    <property name="styleSheet">
     <string notr="true">border: 2px solid #EAE6DD;
border-radius: 30px;  /* Augmentez cette valeur */
background-color: white;
color: black;</string>
    </property>
   </widget>
   <widget class="QLineEdit" name="lineEdit_22">
    <property name="geometry">
     <rect>
      <x>410</x>
      <y>330</y>
      <width>401</width>
      <height>31</height>
     </rect>
    </property>
    <property name="styleSheet">
     <string notr="true">border: 2px solid #EAE6DD;
border-radius: 30px;  /* Augmentez cette valeur */
background-color: white;
color: black;</string>
    </property>
   </widget>
   <widget class="QLineEdit" name="lineEdit_23">
    <property name="geometry">
     <rect>
      <x>410</x>
      <y>380</y>
      <width>401</width>
      <height>31</height>
     </rect>
    </property>
    <property name="styleSheet">
     <string notr="true">border: 2px solid #EAE6DD;
border-radius: 30px;  /* Augmentez cette valeur */
background-color: white;
color: black;</string>
    </property>
   </widget>
   <widget class="QLineEdit" name="lineEdit_25">
    <property name="geometry">
     <rect>
      <x>450</x>
      <y>430</y>
      <width>351</width>
      <height>31</height>
     </rect>
    </property>
    <property name="styleSheet">
     <string notr="true">border: 2px solid #EAE6DD;
border-radius: 30px;  /* Augmentez cette valeur */
background-color: white;
color: black;</string>
    </property>
   </widget>
   <widget class="QPushButton" name="rt1_4">
    <property name="geometry">
     <rect>
      <x>590</x>
      <y>520</y>
      <width>151</width>
      <height>41</height>
     </rect>
    </property>
    <property name="styleSheet">
     <string notr="true">QPushButton {
    background: qlineargradient(
        x1:0, y1:0, x2:1, y2:0,
        stop:0 #1976D2,
        stop:1 #00ACC1
    );
    color: white;
    border: none;
    border-radius: 20px;
    padding: 12px 35px;
    font-weight: bold;
}

/* HOVER */
QPushButton:hover {
    background: qlineargradient(
        x1:0, y1:0, x2:1, y2:0,
        stop:0 #1E88E5,
        stop:1 #26C6DA
    );
}

/* PRESSED */
QPushButton:pressed {
    background: qlineargradient(
        x1:0, y1:0, x2:1, y2:0,
        stop:0 #1565C0,
        stop:1 #0097A7
    );
}
</string>
    </property>
    <property name="text">
     <string>Modifier✏️</string>
    </property>
   </widget>
   <widget class="QPushButton" name="rt1_5">
    <property name="geometry">
     <rect>
      <x>760</x>
      <y>520</y>
      <width>91</width>
      <height>41</height>
     </rect>
    </property>
    <property name="styleSheet">
     <string notr="true">QPushButton {
    background: qlineargradient(
        x1:0, y1:0, x2:1, y2:0,
        stop:0 #1976D2,
        stop:1 #00ACC1
    );
    color: white;
    border: none;
    border-radius: 20px;
    padding: 12px 35px;
    font-weight: bold;
}

/* HOVER */
QPushButton:hover {
    background: qlineargradient(
        x1:0, y1:0, x2:1, y2:0,
        stop:0 #1E88E5,
        stop:1 #26C6DA
    );
}

/* PRESSED */
QPushButton:pressed {
    background: qlineargradient(
        x1:0, y1:0, x2:1, y2:0,
        stop:0 #1565C0,
        stop:1 #0097A7
    );
}
</string>
    </property>
    <property name="text">
     <string>⮌ </string>
    </property>
   </widget>
  </widget>
  <zorder>employee</zorder>
  <zorder>GPAJOUT</zorder>
  <zorder>gpst</zorder>
  <zorder>gpinf</zorder>
  <zorder>gpmod</zorder>
 </widget>
 <resources/>
 <connections/>
</ui>
